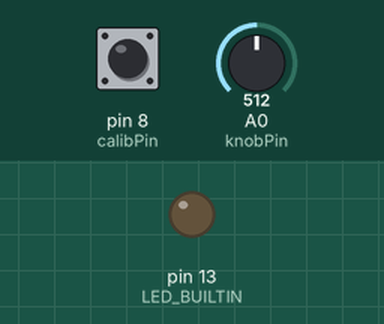
This sketch was run on a simulated Arduino Uno, built with avr-gcc and run on an emulated ATmega328P. Shown: output pins drawn as LEDs (lit = HIGH). The test bench sets the inputs (shaded band); at power-on: pin 8 (calibPin) HIGH, A0 (knobPin) = 512. EEPROM starts erased; what the sketch prints to the serial monitor is not drawn.

Above: at 1.2 s.
1.3 s: pin 8 (calibPin) pulled LOW for 0.15 s
At 3.2 s:
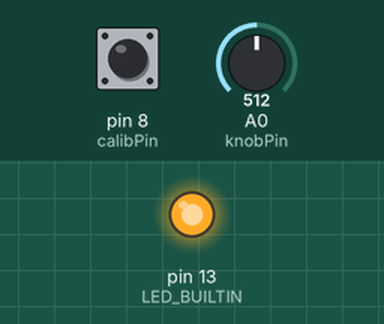
4.3 s: pin 8 (calibPin) pulled LOW for 3.2 s
At 6.6 s:
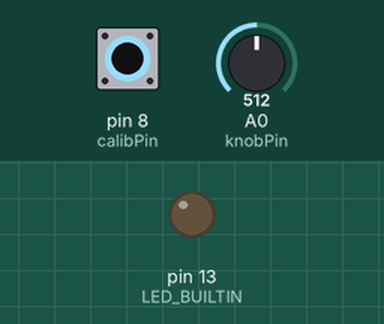
10.5 s: pin 8 (calibPin) pulled LOW for 1 s
At 12.6 s:
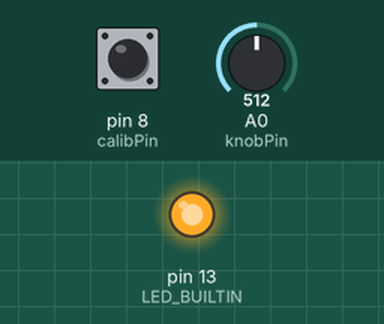
Timing chart, 0 to 14.1 s (numbered marks = the images above; inputs shaded):
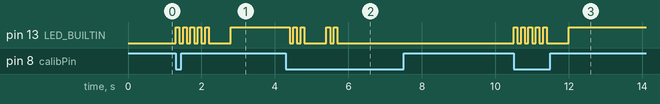

The sketch:

midi1.ino
```cpp
#include <EEPROM.h>
#include <ardumidi.h>

int knobPin = 0;
int calibPin = 8;
int knobLastVal = 0;

int lastBtnState = HIGH;

int hi = 1023;
int lo = 0;
const int ADDR = 0;
struct Borders
{
  int lo = 0;
  int hi = 1023;
} borders;

void setup() {
  Serial.begin(115200);
  while(!Serial);
  pinMode(LED_BUILTIN, OUTPUT);
  pinMode(calibPin, INPUT_PULLUP);
  pinMode(knobPin, INPUT);

  EEPROM.get(ADDR, borders);


}

void loop()
{
  // Knobs
  int v = analogRead(knobPin);
  int knobV = map(v, borders.lo, borders.hi, 0, 127);
  if (knobLastVal != knobV)
  {
    knobLastVal = knobV;
    //Serial.print(v); Serial.print("  "); Serial.println(knobV);
    midi_controller_change(1, 4, knobV);
    delay(5);
  }

  // Calibrate button
  if (digitalRead(calibPin) == LOW)
  {
    if (lastBtnState == HIGH)
    {
      lastBtnState = LOW;
      calibrate();
    }
  } else {
    lastBtnState = HIGH;
  }

}

void indicate(int n, int out)
{
  for (int i = 0; i < n ; i++)
  {
    digitalWrite(LED_BUILTIN, HIGH);
    delay(100);
    digitalWrite(LED_BUILTIN, LOW);
    delay(100);
  }
  delay(500);
  digitalWrite(LED_BUILTIN, out);
}

void calibrate()
{
  indicate(5, HIGH);

  while(digitalRead(calibPin) == HIGH)
  {
    borders.lo = analogRead(knobPin);
  }

  indicate(3, HIGH);

  while(digitalRead(calibPin) == HIGH)
  {
    borders.hi = analogRead(knobPin);
  }

  indicate(2, LOW);

  EEPROM.put(ADDR, borders);

}

// Available commands:
//
// Start/stop playing a certain note:
//   midi_note_on(byte channel, byte key, byte velocity);
//   midi_note_off(byte channel, byte key, byte velocity);
//
// Change pressure of specific keys:
//   midi_key_pressure(byte channel, byte key, byte value);
//
// Change controller value (used for knobs, etc):
//   midi_controller_change(byte channel, byte controller, byte value);
//
// Change "program" (change the instrument):
//   midi_program_change(byte channel, byte program);
//
// Change key pressure of entire channels:
//   midi_channel_pressure(byte channel, byte value);
//
// Change pitch-bend wheel:
//   midi_pitch_bend(byte channel, int value);
//
// Send a comment:
//   midi_comment(char* str);
//
// Send a series of bytes (to be interpreted by another program):
//   midi_printbytes(char* bytes, int len);
//
// Parameters:
//   channel             an integer from 0 to 15
//   pitch-bend value    an integer from 0 to 16383
//   all other values    an integer from 0 to 127
//
```

Measured:
- after the input at 1.3 s, pin 13 (LED_BUILTIN): goes 4 × (HIGH 0.10 s, LOW 0.10 s), HIGH 0.10 s, LOW 0.60 s, then HIGH, starting at once
- after the input at 4.3 s, pin 13 (LED_BUILTIN): HIGH → LOW after 0.10 s, → HIGH 0.10 s later, → LOW 0.10 s later, → HIGH 0.10 s later, … (9 changes in this stretch)
- after the input at 10.5 s, pin 13 (LED_BUILTIN): goes 4 × (HIGH 0.10 s, LOW 0.10 s), HIGH 0.10 s, LOW 0.60 s, then HIGH, starting at once
